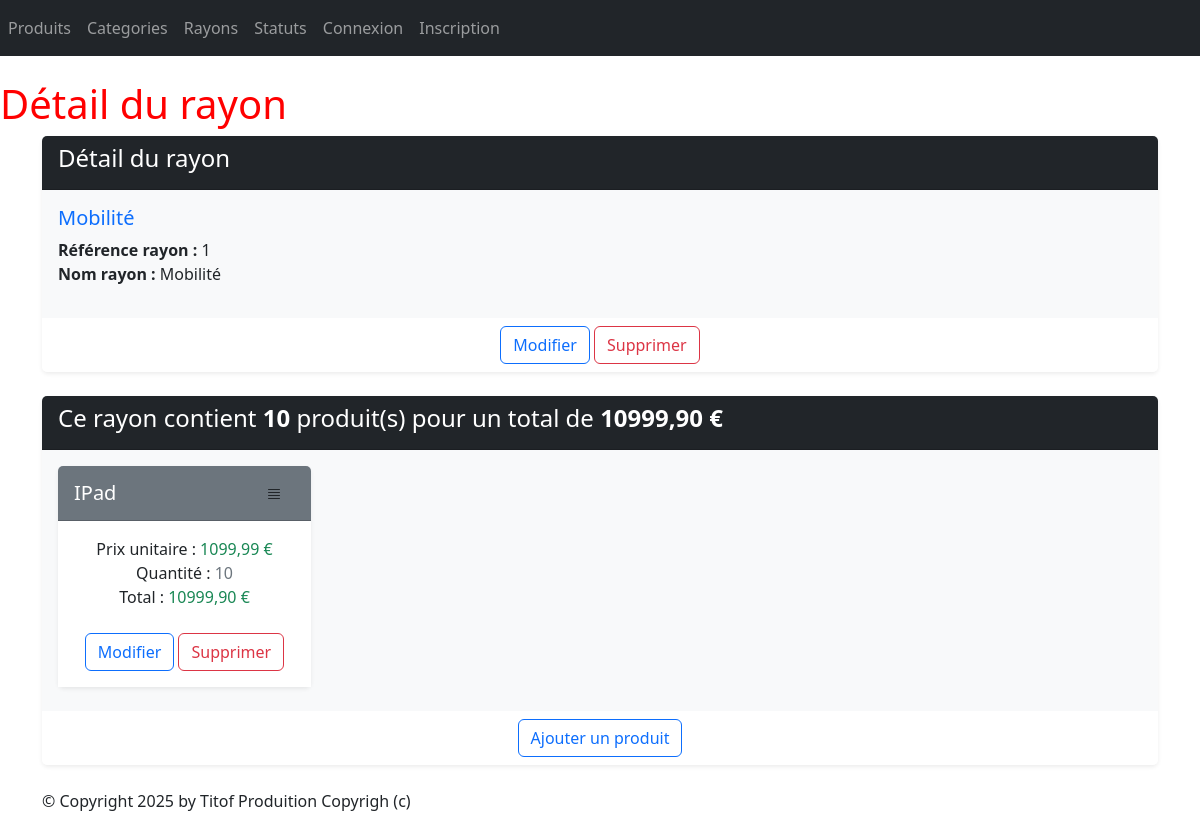
Screenshot of /monApp/rayon/1/ with the database file from the repository.
### monApp/models.py (models this page shows, shortened)
class Rayon(models.Model):
    idRayon = models.AutoField(primary_key=True)
    nomRayon = models.CharField(max_length=100)

class Produit(models.Model):
    refProd = models.AutoField(primary_key=True)
    intituleProd = models.CharField(max_length=200)
    prixUnitaireProd = models.DecimalField(max_digits=10, decimal_places=2)
    dateFabProd = models.DateField(default=date.today)
    categorie = models.ForeignKey(Categorie, on_delete=models.CASCADE, related_name="produits_categorie", null=True, blank=True)
    status = models.ForeignKey(Statut, on_delete=models.CASCADE, related_name="produits_status",null=True, blank=True)

### monApp/views.py (the view)
# urls.py: path("rayon/<int:pk>/", views.RayonDetailView.as_view(), name="dtl_rayon"),
class RayonDetailView(DetailView):
    model = Rayon
    template_name = "monApp/Read/detail/rayon.html"
    context_object_name = "rayon"
    def get_context_data(self, **kwargs):
        context = super(RayonDetailView, self).get_context_data(**kwargs)
        context['titremenu'] = "Détail du rayon"
        prdts_dt = []
        total_rayon = 0
        total_nb_produit = 0
        for contenir in self.object.contenir_rayon.all():
            total_produit = contenir.produit.prixUnitaireProd * contenir.Qte
            prdts_dt.append({ 'produit': contenir.produit,
                                'qte': contenir.Qte,
                                'prix_unitaire': contenir.produit.prixUnitaireProd,
                                'total_produit': total_produit,
                                'id_contenir': contenir.id})
            total_rayon += total_produit
            total_nb_produit += contenir.Qte
        context['prdts_dt'] = prdts_dt
        context['total_rayon'] = total_rayon
        context['total_nb_produit'] = total_nb_produit
        return context

### monApp/templates/monApp/Read/detail/rayon.html (shortened to what this page needs)
{% extends 'monApp/base.html' %}
{% block menu %}
    <h1>{{ titremenu }}</h1>
{% endblock %}
{% block contenu %}
    <div class="card mb-4 shadow-sm border-0">
        <div class="card-header bg-dark text-white">
            <h4>Détail du rayon</h4>
        </div>
        <div class="card-body bg-light">
            <h5 class="card-title text-primary">{{ rayon.nomRayon }}</h5>
            <ul class="list-unstyled">
                <li>
                    <strong>Référence rayon :</strong> {{ rayon.idRayon }}
                </li>
                <li>
                    <strong>Nom rayon :</strong> {{ rayon.nomRayon }}
                </li>
            </ul>
        </div>
        <div class="card-footer text-center bg-white border-0">
            <button type="button" class="btn btn-outline-primary"
                    onclick="window.location.href='{% url 'rayon_chng' rayon.idRayon %}'">
                Modifier
            </button>
            <button onclick="window.location.href='{% url 'dlt_rayon' rayon.idRayon %}';"
                    class="btn btn-outline-danger">
                Supprimer
            </button>
        </div>
    </div>
    <div class="card mb-4 mt-2 shadow-sm border-0">
        <div class="card-header bg-dark text-white">
            <h4>
                Ce rayon contient <strong>{{ total_nb_produit }}</strong> produit(s) pour un total de
                <strong>{{ total_rayon|floatformat:2 }} €</strong>
            </h4>
        </div>
        <div class="card-body bg-light">
            <div class="row">
                {% if prdts_dt %}
                    {% for data in prdts_dt %}
                        <div class="col-sm-3">
                            <div class="card mb-2 text-center border-0 shadow-sm">
                                <div class="card-header bg-secondary text-white d-flex justify-content-between align-items-center">
                                    <h5 class="card-title mb-0">{{ data.produit.intituleProd }}</h5>
                                    <button type="button" class="btn hidden"
                                            onclick="window.location.href='{% url 'dtl_prdt' data.produit.refProd %}'">
                                    </button>
                                </div>
                                <div class="card-body bg-white">
                                    <ul class="list-unstyled">
                                        <li>
                                            Prix unitaire :
                                            <span class="text-success">{{ data.prix_unitaire }} €</span>
                                        </li>
                                        <li>
                                            Quantité :
                                            <span class="text-secondary">{{ data.qte }}</span>
                                        </li>
                                        <li>
                                            Total :
                                            <span class="text-success">{{ data.total_produit }} €</span>
                                        </li>
                                    </ul>
                                    <button type="button" class="btn btn-outline-primary mt-2"
                                            onclick="window.location.href='{% url 'contenir_chng' data.id_contenir %}'">
                                        Modifier
                                    </button>
                                    <button type="button" class="btn btn-outline-danger mt-2"
                                            onclick="window.location.href='{% url 'dlt_contenir' data.id_contenir %}'">
                                        Supprimer
                                    </button>
                                </div>
                            </div>
                        </div>
                    {% endfor %}
                {% else %}
                    <p class="text-muted">Aucun produit trouvé pour cette catégorie.</p>
                {% endif %}
            </div>
        </div>
        <div class="card-footer text-center bg-white border-0">
            <button type="button" class="btn btn-outline-primary"
                    onclick="window.location.href='{% url 'crt_contenir' rayon.idRayon %}'">
                Ajouter un produit
            </button>
        </div>
    </div>
{% endblock %}

### static/styles.css (style rules this page uses)
h1 { color: red; }

### rows the page displays
Rayon: nomRayon "Mobilité", idRayon "1"
Produit: produit.intituleProd "IPad", prix_unitaire "1099,99", qte "10", total_produit "10999,90"

### other values shown
{{ titremenu }} "Détail du rayon"
{{ total_nb_produit }} "10"
{{ total_rayon|floatformat:2 }} "10999,90"
